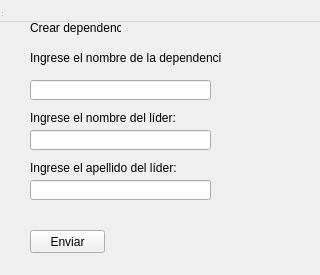
<?xml version="1.0" encoding="UTF-8"?>
<ui version="4.0">
 <class>form_window</class>
 <widget class="QWidget" name="form_window">
  <property name="geometry">
   <rect>
    <x>0</x>
    <y>0</y>
    <width>320</width>
    <height>275</height>
   </rect>
  </property>
  <property name="windowTitle">
   <string>MainWindow</string>
  </property>
  <widget class="QWidget" name="centralwidget" native="true">
   <property name="geometry">
    <rect>
     <x>0</x>
     <y>0</y>
     <width>291</width>
     <height>261</height>
    </rect>
   </property>
   <widget class="QLineEdit" name="input_dependencia_nombre">
    <property name="geometry">
     <rect>
      <x>30</x>
      <y>80</y>
      <width>181</width>
      <height>20</height>
     </rect>
    </property>
   </widget>
   <widget class="QLabel" name="label">
    <property name="geometry">
     <rect>
      <x>30</x>
      <y>20</y>
      <width>91</width>
      <height>16</height>
     </rect>
    </property>
    <property name="text">
     <string>Crear dependencia</string>
    </property>
   </widget>
   <widget class="QLabel" name="label_2">
    <property name="geometry">
     <rect>
      <x>30</x>
      <y>50</y>
      <width>191</width>
      <height>16</height>
     </rect>
    </property>
    <property name="text">
     <string>Ingrese el nombre de la dependencia:</string>
    </property>
   </widget>
   <widget class="QLineEdit" name="input_dependencia_nombre_lider">
    <property name="geometry">
     <rect>
      <x>30</x>
      <y>130</y>
      <width>181</width>
      <height>20</height>
     </rect>
    </property>
   </widget>
   <widget class="QLabel" name="label_3">
    <property name="geometry">
     <rect>
      <x>30</x>
      <y>110</y>
      <width>231</width>
      <height>16</height>
     </rect>
    </property>
    <property name="text">
     <string>Ingrese el nombre del líder:</string>
    </property>
   </widget>
   <widget class="QPushButton" name="enviar_dependencia">
    <property name="geometry">
     <rect>
      <x>30</x>
      <y>230</y>
      <width>75</width>
      <height>23</height>
     </rect>
    </property>
    <property name="text">
     <string>Enviar</string>
    </property>
   </widget>
   <widget class="QLabel" name="label_4">
    <property name="geometry">
     <rect>
      <x>30</x>
      <y>160</y>
      <width>181</width>
      <height>16</height>
     </rect>
    </property>
    <property name="text">
     <string>Ingrese el apellido del líder:</string>
    </property>
   </widget>
   <widget class="QLineEdit" name="input_dependencia_apellido_lider">
    <property name="geometry">
     <rect>
      <x>30</x>
      <y>180</y>
      <width>181</width>
      <height>20</height>
     </rect>
    </property>
   </widget>
  </widget>
  <widget class="QMenuBar" name="menubar">
   <property name="geometry">
    <rect>
     <x>0</x>
     <y>0</y>
     <width>320</width>
     <height>22</height>
    </rect>
   </property>
  </widget>
  <widget class="QStatusBar" name="statusbar">
   <property name="geometry">
    <rect>
     <x>0</x>
     <y>0</y>
     <width>3</width>
     <height>18</height>
    </rect>
   </property>
  </widget>
 </widget>
 <resources/>
 <connections/>
</ui>
